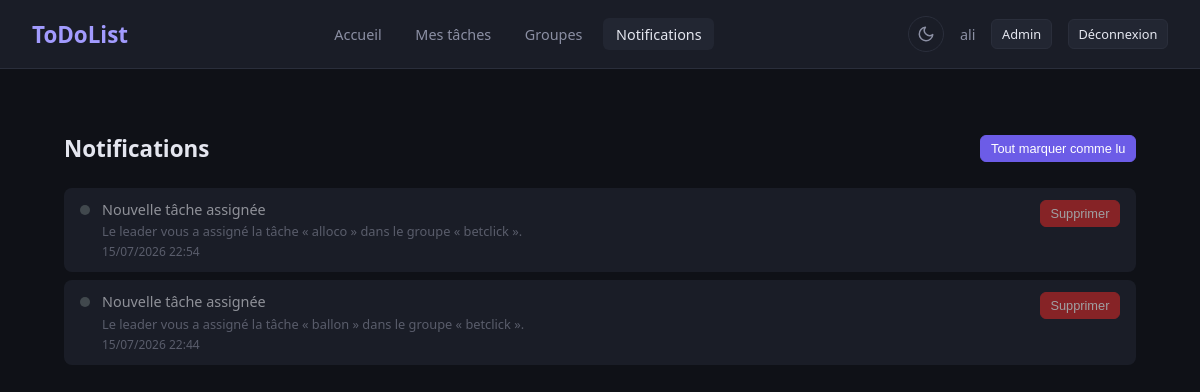
/notifications/ (signed in), run on the app's committed database.
### utilisateur/models.py (models this page shows, shortened)
class User(AbstractUser):
    ROLE_CHOICES = (
        ('user', 'Utilisateur'),
        ('manager', 'Gestionnaire'),
        ('admin', 'Administrateur'),
    )
    email = models.EmailField(
        unique=True
    )
    phone = models.CharField(
        max_length=20,
        blank=True,
        null=True
    )
    avatar = models.ImageField(
        upload_to="avatars/",
        blank=True,
        null=True
    )
    bio = models.TextField(
        blank=True,
        null=True
    )
    role = models.CharField(
        max_length=20,
        choices=ROLE_CHOICES,
        default='user'
    )
    date_of_birth = models.DateField(
        blank=True,
        null=True
    )
    location = models.CharField(
        max_length=100,
        blank=True,
        null=True
    )
    created_at = models.DateTimeField(
        auto_now_add=True
    )
    updated_at = models.DateTimeField(
        auto_now=True
    )

### todos/models.py (models this page shows, shortened)
class Notification(models.Model):
    TYPE_CHOICES = (
        ("task_assigned", "Tâche assignée"),
        ("task_completed", "Tâche terminée"),
        ("task_updated", "Tâche modifiée"),
        ("task_deleted", "Tâche supprimée"),
        ("comment", "Nouveau commentaire"),
        ("reminder", "Rappel"),
        ("deadline", "Date limite proche"),
        ("overdue", "Tâche en retard"),
        ("system", "Notification système"),
    )
    user = models.ForeignKey(
        settings.AUTH_USER_MODEL,
        on_delete=models.CASCADE,
        related_name="notifications"
    )
    task = models.ForeignKey(
        "Tache",
        on_delete=models.CASCADE,
        null=True,
        blank=True,
        related_name="notifications"
    )
    title = models.CharField(max_length=150)
    message = models.TextField()
    notification_type = models.CharField(
        max_length=30,
        choices=TYPE_CHOICES
    )
    is_read = models.BooleanField(default=False)
    created_at = models.DateTimeField(auto_now_add=True)
    read_at = models.DateTimeField(
        null=True,
        blank=True
    )

### todos/views.py (the view)
# urls.py: path("notifications/", views.notifications_list, name="notifications"),
@login_required
def notifications_list(request):
    notifs = Notification.objects.filter(user=request.user).order_by("-created_at")
    return render(request, "notifications.html", {"notifications": notifs})

### todos/context_processors.py (called while the page is built)
def unread_notification_count(request):
    if request.user.is_authenticated:
        count = Notification.objects.filter(user=request.user, is_read=False).count()
        return {"unread_notification_count": count}
    return {}

### todos/templates/notifications.html (shortened to what this page needs)
{% extends "base.html" %}
{% block content %}
<div class="list-container">
    <div class="list-header">
        <h2>Notifications</h2>
        {% if notifications %}
        <form method="post" action="{% url 'notification_mark_all_read' %}">
            <button type="submit" class="btn btn-primary btn-sm">Tout marquer comme lu</button>
        </form>
        {% endif %}
    </div>
    {% if notifications %}
    <ul class="notif-list-full">
        {% for notif in notifications %}
        <li class="notif-item-full {% if notif.is_read %}read{% endif %}">
            <span class="notif-dot {% if notif.is_read %}dot-read{% endif %}"></span>
            <div class="notif-info">
                <span class="notif-title">{{ notif.title }}</span>
                <span class="notif-message">{{ notif.message }}</span>
                <span class="notif-date">{{ notif.created_at|date:"d/m/Y H:i" }}</span>
            </div>
            <div class="notif-actions">
                <form method="post" action="{% url 'notification_delete' pk=notif.pk %}" class="inline-form">
                    <button type="submit" class="btn btn-sm btn-danger">Supprimer</button>
                </form>
            </div>
        </li>
        {% endfor %}
    </ul>
    {% else %}
    <div class="empty-state">
        <p>Aucune notification.</p>
    </div>
    {% endif %}
</div>
{% endblock %}

### todos/templates/base.html (shortened to what this page needs)
{% load static %}
<!DOCTYPE html>
<html lang="fr" data-theme="dark">
<head>
    <link rel="stylesheet" href="{% static 'css/accueil.css' %}">
</head>
<body>
    <nav class="navbar">
        <div class="nav-brand">
            <a href="{% url 'accueil' %}"><h1>ToDoList</h1></a>
        </div>
        <div class="nav-links">
            <a href="{% url 'accueil' %}" class="nav-link {% if request.resolver_match.url_name == 'accueil' %}active{% endif %}">Accueil</a>
            <a href="{% url 'tache_list' %}" class="nav-link {% if 'tache' in request.resolver_match.url_name %}active{% endif %}">Mes tâches</a>
            <a href="{% url 'groupe_list' %}" class="nav-link {% if 'groupe' in request.resolver_match.url_name %}active{% endif %}">Groupes</a>
            <a href="{% url 'notifications' %}" class="nav-link {% if request.resolver_match.url_name == 'notifications' %}active{% endif %}">
                Notifications
            </a>
        </div>
        <div class="nav-user">
            <button class="theme-toggle" id="theme-toggle" title="Changer de thème">
                <svg class="icon-moon" xmlns="http://www.w3.org/2000/svg" width="18" height="18" viewBox="0 0 24 24" fill="none" stroke="currentColor" stroke-width="2" stroke-linecap="round" stroke-linejoin="round"><path d="M21 12.79A9 9 0 1 1 11.21 3 7 7 0 0 0 21 12.79z"/></svg>
            </button>
            <span>{{ user.username }}</span>
            <a href="{% url 'admin:index' %}" class="btn btn-sm">Admin</a>
            <a href="{% url 'logout' %}" class="btn btn-sm">Déconnexion</a>
        </div>
    </nav>
    <main class="container">
        {% block content %}{% endblock %}
    </main>
</body>
</html>

### todos/static/css/accueil.css (style rules this page uses)
* { margin: 0; padding: 0; box-sizing: border-box; }
:root { --bg: #0f1117; --surface: #1a1d27; --surface-hover: #222632; --border: #2a2e3b; --text: #e4e6ef; --text-muted: #8b8fa3; --accent: #6c5ce7; --accent-light: #a29bfe; --todo: #fdcb6e; --progress: #74b9ff; --done: #00b894; --cancelled: #636e72; --urgent: #d63031; --high: #e17055; --medium: #fdcb6e; --low: #00b894; --radius: 12px; --shadow: 0 2px 12px rgba(0, 0, 0, 0.3); }
body { font-family: 'Segoe UI', system-ui, -apple-system, sans-serif; background-color: var(--bg); color: var(--text); min-height: 100vh; }
.navbar { display: flex; justify-content: space-between; align-items: center; padding: 1rem 2rem; background-color: var(--surface); border-bottom: 1px solid var(--border); position: sticky; top: 0; z-index: 100; }
.nav-brand a { text-decoration: none; }
.nav-brand h1 { font-size: 1.4rem; font-weight: 700; color: var(--accent-light); }
.nav-links { display: flex; gap: 0.5rem; }
.nav-link { color: var(--text-muted); text-decoration: none; padding: 0.4rem 0.8rem; border-radius: 6px; font-size: 0.9rem; transition: color 0.2s, background 0.2s; }
.nav-link:hover, .nav-link.active { color: var(--text); background: var(--surface-hover); }
.nav-user { display: flex; align-items: center; gap: 1rem; color: var(--text-muted); font-size: 0.9rem; }
.btn { padding: 0.4rem 0.8rem; border-radius: 6px; border: 1px solid var(--border); background: var(--surface-hover); color: var(--text); text-decoration: none; font-size: 0.85rem; cursor: pointer; transition: background 0.2s; }
.container { max-width: 1200px; margin: 0 auto; padding: 2rem; }
.notif-dot { width: 8px; height: 8px; border-radius: 50%; background: var(--accent); flex-shrink: 0; margin-top: 5px; }
.notif-info { display: flex; flex-direction: column; gap: 0.15rem; }
.notif-title { font-size: 0.85rem; }
.notif-date { font-size: 0.75rem; color: var(--text-muted); }
.btn-primary { background: var(--accent); border-color: var(--accent); color: #fff; }
.btn-danger { background: var(--urgent); border-color: var(--urgent); color: #fff; }
.btn-sm { padding: 0.3rem 0.6rem; font-size: 0.8rem; }
.theme-toggle { background: none; border: 1px solid var(--border); border-radius: 50%; width: 36px; height: 36px; display: flex; align-items: center; justify-content: center; cursor: pointer; color: var(--text-muted); transition: all 0.2s; flex-shrink: 0; }
.theme-toggle svg { width: 18px; height: 18px; }
.list-header { display: flex; justify-content: space-between; align-items: center; margin-bottom: 1.5rem; }
.list-header h2 { font-size: 1.4rem; font-weight: 600; }
.inline-form { display: inline; }
.notif-list-full { list-style: none; display: flex; flex-direction: column; gap: 0.5rem; }
.notif-item-full { display: flex; align-items: flex-start; gap: 0.75rem; padding: 0.75rem 1rem; border-radius: 8px; background: var(--surface-hover); transition: background 0.2s; }
.notif-item-full.read { opacity: 0.6; }
.notif-item-full .notif-dot { width: 10px; height: 10px; border-radius: 50%; background: var(--accent); flex-shrink: 0; margin-top: 5px; }
.notif-item-full .notif-dot.dot-read { background: var(--cancelled); }
.notif-item-full .notif-info { flex: 1; display: flex; flex-direction: column; gap: 0.2rem; min-width: 0; }
.notif-item-full .notif-title { font-size: 0.9rem; font-weight: 500; }
.notif-item-full .notif-message { font-size: 0.8rem; color: var(--text-muted); }
.notif-item-full .notif-date { font-size: 0.75rem; color: var(--text-muted); }
.notif-item-full .notif-actions { display: flex; gap: 0.4rem; flex-shrink: 0; }
.list-container { max-width: 1200px; margin: 0 auto; padding: 2rem; }

### data on the page
User: username "ali"
Notification: is_read True (drawn), title "Nouvelle tâche assignée", message "Le leader vous a assigné la tâche « alloco » dans le groupe « betclick ».", created_at "15/07/2026 22:54"
Notification: is_read True (drawn), title "Nouvelle tâche assignée", message "Le leader vous a assigné la tâche « ballon » dans le groupe « betclick ».", created_at "15/07/2026 22:44"
